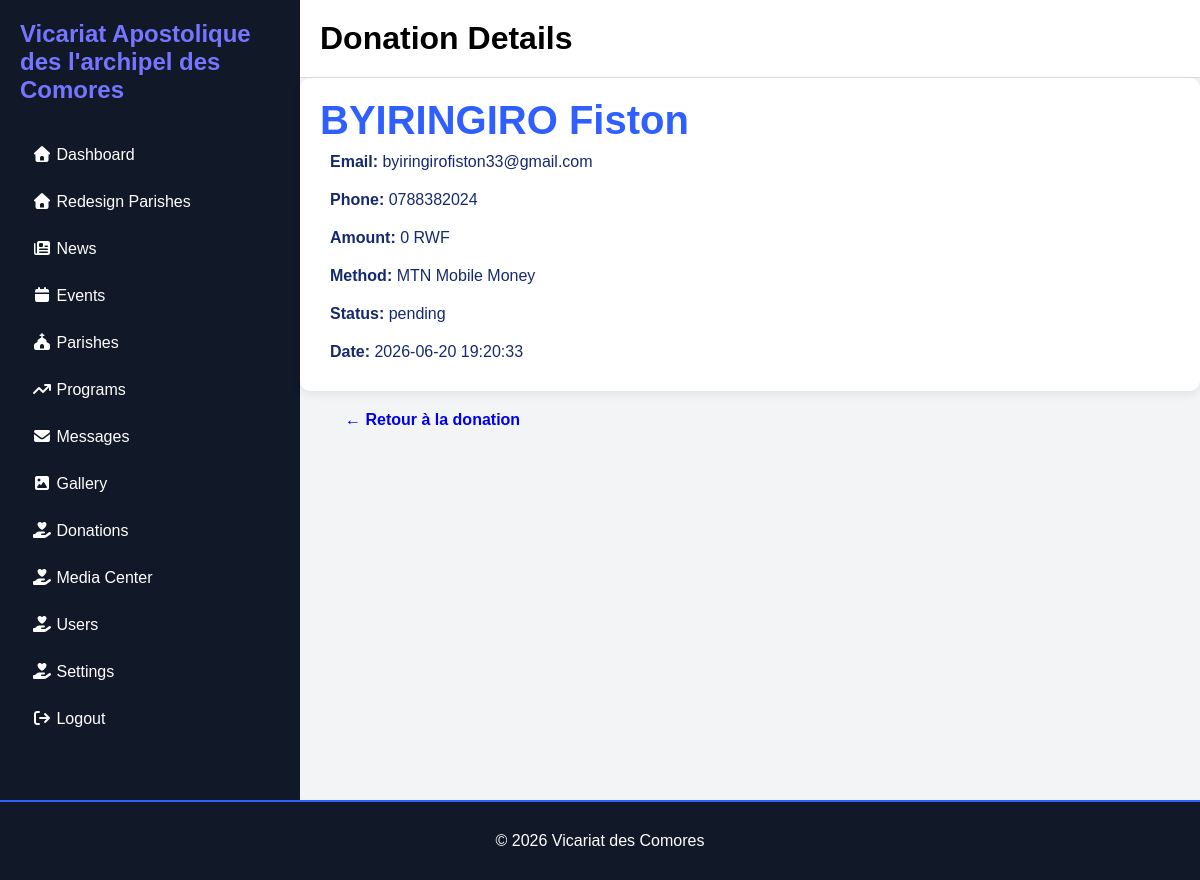
Screenshot of /Admin/view-donationslist.php?id=5 (signed in) with the database file from the repository.
### tables this page shows
CREATE TABLE `donations` (
  `id` int(11) NOT NULL,
  `fullname` varchar(255) NOT NULL,
  `email` varchar(255) DEFAULT NULL,
  `phone` varchar(50) DEFAULT NULL,
  `amount` decimal(10,2) NOT NULL,
  `payment_method` varchar(100) DEFAULT NULL,
  `status` enum('pending','confirmed','cancelled') DEFAULT 'pending',
  `created_at` timestamp NOT NULL DEFAULT current_timestamp()
);

### Admin/view-donationslist.php (the view, shortened to what this page needs)
<?php
include_once __DIR__.'/include/header.php';
$id = (int) $_GET['id'];
$sql = "SELECT * FROM donations WHERE id=$id";
$result = mysqli_query($conn,$sql);
$donation = mysqli_fetch_assoc($result);
?>
<div class="main">
    <div class="topbar">
        <h1>Donation Details</h1>
    </div>
    <div class="messages-summary">
        <div class="summary-card">
        <h2><?= $donation['fullname']; ?></h2>
        <p><b>Email:</b> <?= $donation['email']; ?></p>
        <p><b>Phone:</b> <?= $donation['phone']; ?></p>
        <p><b>Amount:</b> <?= number_format($donation['amount']); ?> RWF</p>
        <p><b>Method:</b> <?= $donation['payment_method']; ?></p>
        <p><b>Status:</b> <?= $donation['status']; ?></p>
        <p><b>Date:</b> <?= $donation['created_at']; ?></p>
          </div>
        <div class="back-gallery">
    <a href="donation.php">
        ← Retour à la donation
    </a>
</div>
    </div>
</div>
 </div>
     <?php
   include __DIR__. '../include/footer.php';
   ?>
</body>
</html>

### Admin/Admin_Css/adminbig.css (style rules this page uses)
* { margin: 0; padding: 0; box-sizing: border-box; font-family: Arial; }
.main { flex: 1; background: #f3f4f6; }
.topbar { background: white; padding: 20px; border-bottom: 1px solid #ddd; display: flex; justify-content: space-between; }
.page-header h1, p { padding: 10px; color: #152a6e; }
.summary-card { background: #fff; padding: 20px; border-radius: 10px; margin-bottom: 20px; box-shadow: 0 3px 10px rgba(0, 0, 0, .08); }
.summary-card h2 { color: #2f5fff; font-size: 40px; }

### Admin/view-donationslist.php (style rules this page uses)
.back-gallery { width:90%; margin:20px auto; }
.back-gallery a { text-decoration:none; font-weight:600; }

### rows the page displays
donations: fullname "BYIRINGIRO Fiston", email "byiringirofiston33@gmail.com", phone "0788382024", amount "0", payment_method "MTN Mobile Money", status "pending", created_at "2026-06-20 19:20:33"
